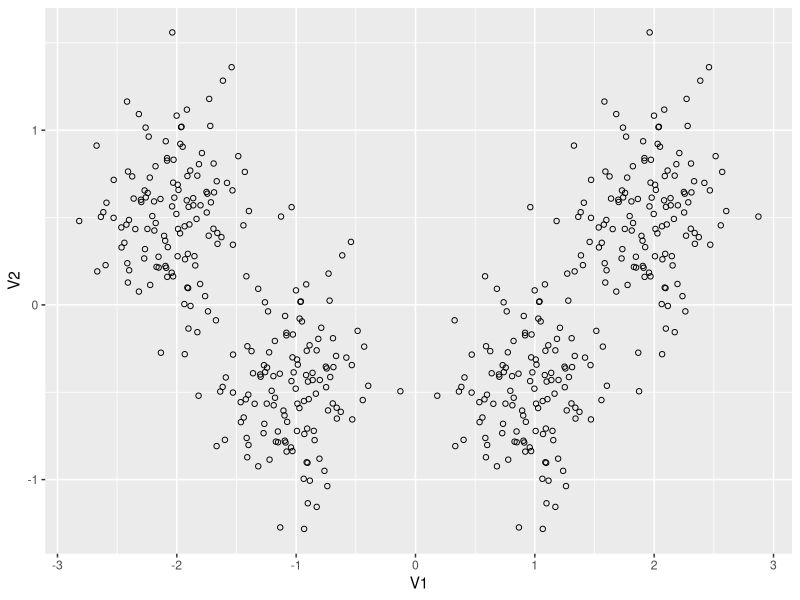
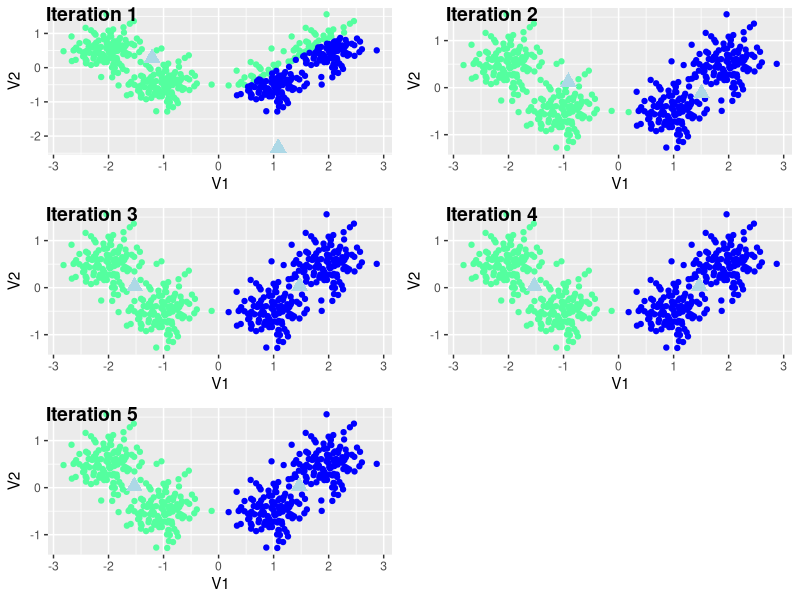
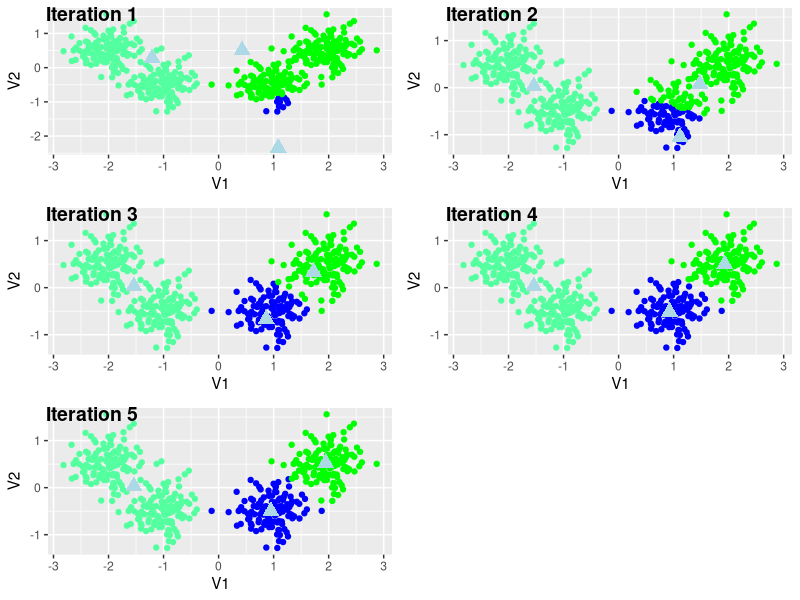
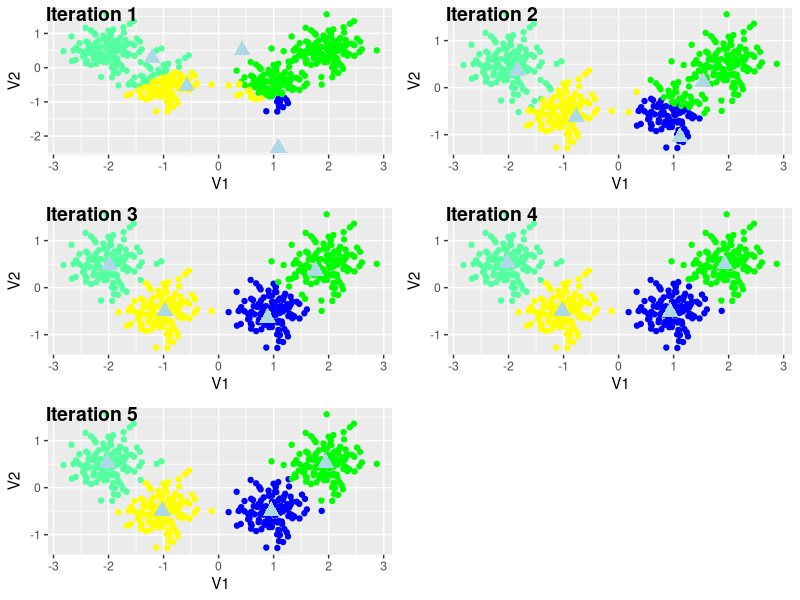
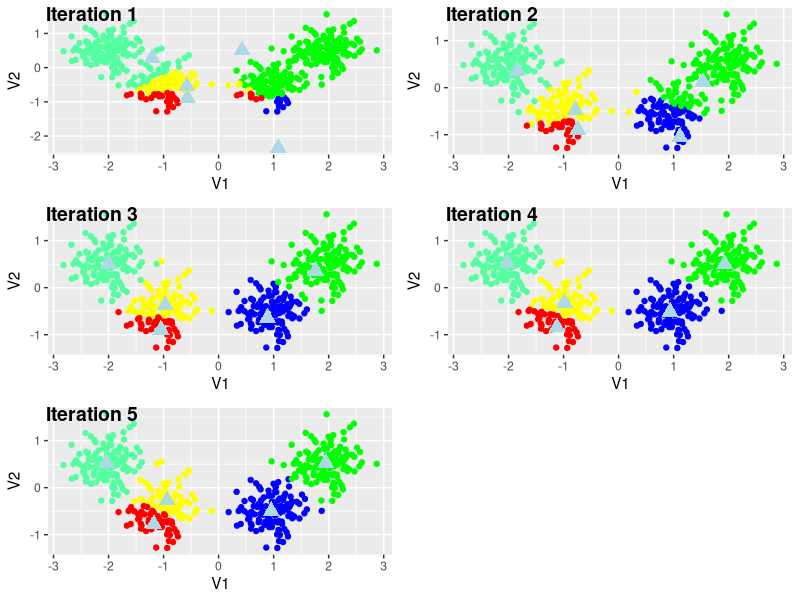
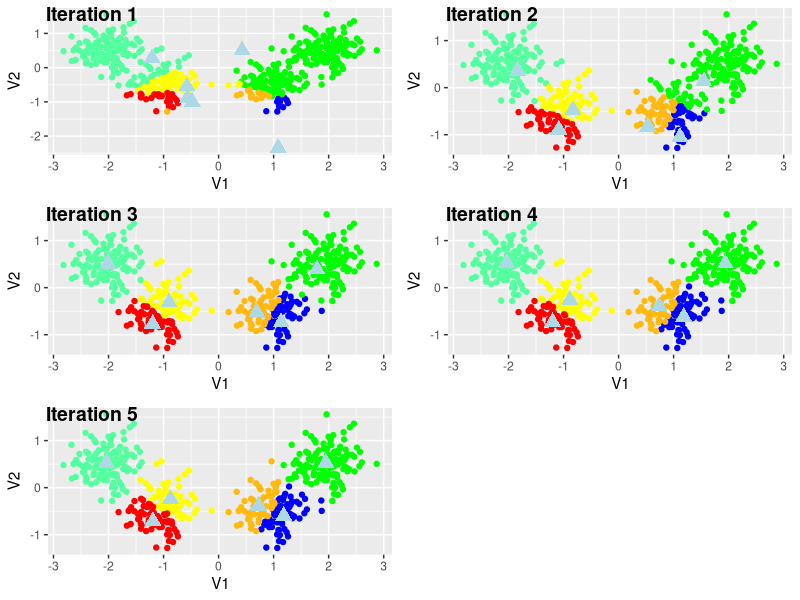
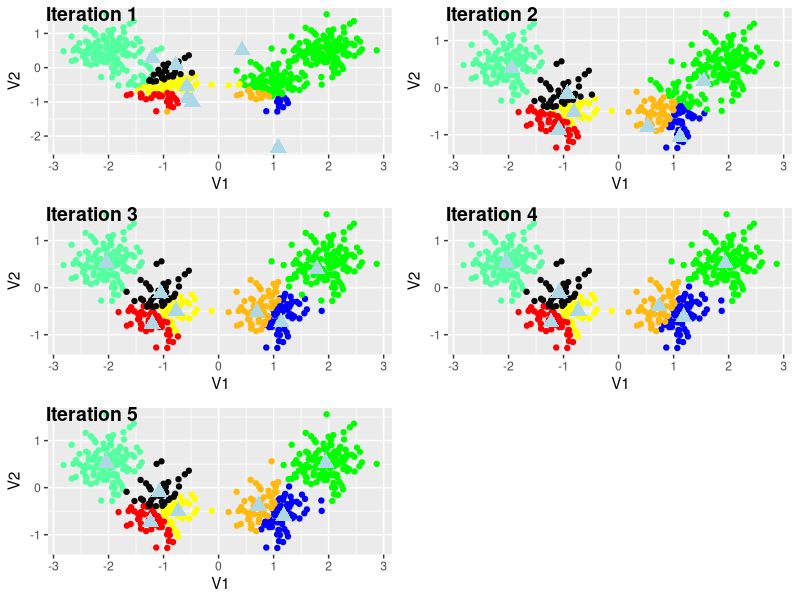
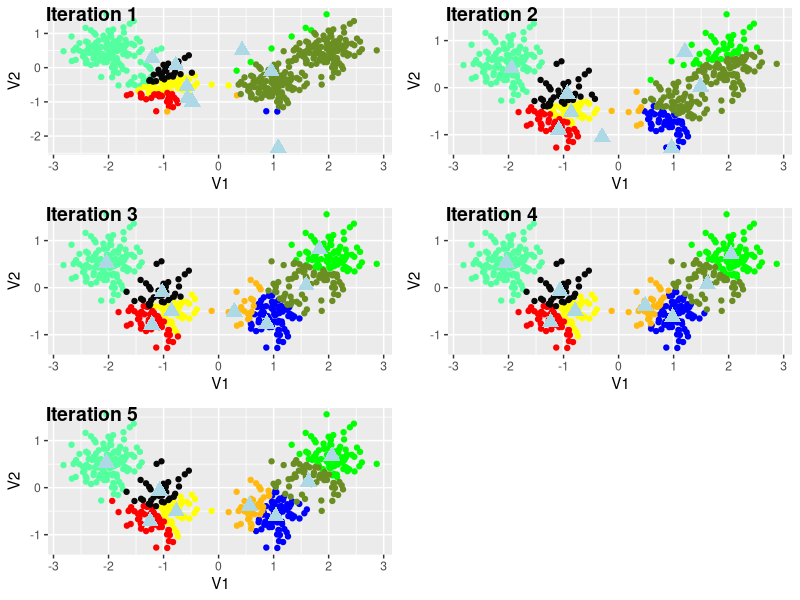

Generate these figures, in order, with R: (Note: this script raises an error after producing the figures.)
## ---- chunk 1
knitr::opts_chunk$set(echo = TRUE)
knitr::opts_knit$set(root.dir = "/Users/maxand22/Google Drive/Humboldt/4. Semester/Machine Intelligence II/Machine_Intelligence_II/hw9/")
knitr::opts_chunk$set(error = TRUE)
knitr::opts_chunk$set(tidy.opts=list(width.cutoff=60),tidy=TRUE)
## ---- chunk 2

library(ggplot2)

#install.packages("RColorBrewer")
library(RColorBrewer)

library(gridExtra)

#install.packages("cowplot")
library(cowplot)

install.packages("deldir", dependencies=TRUE)
library(deldir)
## ---- chunk 3

X <- t(as.matrix((read.table("cluster.dat", header=FALSE))))
ggplot(as.data.frame(X), aes(x=V1, y=V2))  + geom_point(shape=1)

## ---- chunk 4
#K <- 2
#tmax <- 5

wq_matrix <- function(X, K){
  wq <- matrix(0, nrow = K, ncol = ncol(X))
  set.seed(1234)
  for(i in 1:K){
      wq[i,] <- rnorm(ncol(X),mean(X))
  }
  return(wq)
}

#wq <- wq_matrix(X,K)
## ---- chunk 5
#calculate euclidian distrance, allgemein gültig for K > 2
euclidian_distances <- function(X, wq, K){
  euclidian_matrix <- matrix(0, nrow = nrow(X), ncol = K)

  for(i in 1:nrow(X)){
    for(j in 1:K){
      euclidian_matrix[i,j] <- sqrt(sum((X[i,] - wq[j,] )^2))
    }
  }
  return(euclidian_matrix)
}

#euclidian_distance_matrix <- euclidian_distances(X, wq, K)

#mq assign all datapoints to their closest prototype where the columns represent the prototype and the row equals the data point, allgemein gültig for K > 2
mq_matrix <- function(euclidian_distance_matrix){
  mq <- matrix(0, nrow = nrow(euclidian_distance_matrix), ncol = ncol(euclidian_distance_matrix))
  
  for(i in 1:nrow(euclidian_distance_matrix)){
    c <- which.min(euclidian_distance_matrix[i,])
    mq[i,c] <- 1
  }
  return(mq)
}

#mq <- mq_matrix(euclidian_distance_matrix)

## ---- chunk 6
wq_update <- function(X, mq){
  wq_u <- matrix(0, nrow = ncol(mq), ncol = ncol(X))

  for (i in 1:ncol(mq)){
    for(j in 1:ncol(X))
    {
      wq_u[i,j] <- (t(mq[,i])%*%(X[,j]))/(sum(mq[,i]))
    }
    
  }
  return(wq_u)
}

#wq_1 <- wq_update(X,mq)

## ---- chunk 7
cluster_points <- function(X, K, mq){
  cluster_points_list <- rep(list(matrix(1, nrow = nrow(X), ncol = X)),K)
  
  for(k in 1:K){
    m <- matrix(mq[,k] , nrow(mq) , ncol = ncol(X) )
    cluster_points_list[[k]] <- m*X
  }
  return(cluster_points_list)
}

#wq_1 <- wq_update(X,mq)

## ---- chunk 8
error_function <- function(X,wq,mq,K){
  s <- matrix(0, 1,ncol = K)
  
  for(q in 1:K){
    
    for(a in 1:nrow(X)){
      
      s <- s + mq[a,q]*(abs(X[a,]-wq[q,])^2)
      
    }
    
  }
  s <- (s/(2*nrow(X)))
  return(s)
}


## ---- chunk 9
k_means_clustering <- function(X, K, tmax){
  
  #before get started, save the solution for each iteration in memory
  wq_memory <- rep(list(wq_matrix(X,K)),tmax+1)
  euclidian_distance_matrix_memory <- rep(list(euclidian_distances(X, wq_matrix(X,K), K)),tmax)
  mq_memory <- rep(list(matrix(1, nrow = nrow(X), ncol = K)),tmax)
  
  cluster_memory <- rep(list(matrix(1, nrow = nrow(X), ncol = K)),tmax)
  error_memory <- rep(list(matrix(0, nrow = 1, ncol = ncol(X))),tmax)
  
  #Initialization –
  #initial prototypes wq randomly around the data set mean
  wq_memory[[1]] <- wq_matrix(X,K)
  
  #Optimization –
  #Each iteration should contain the fol- lowing two steps
  for(t in 1:tmax){
    
    #assign all datapoints to their closest prototype
    
    # - calculate euclidian distrance
    euclidian_distance_matrix_memory[[t]] <- euclidian_distances(X, wq_memory[[t]], K)
    # - mq assign all datapoints to their closest prototype
    mq_memory[[t]] <- mq_matrix(euclidian_distance_matrix_memory[[t]])
    
    #re-compute the new positions of the prototypes for this assignment
    wq_memory[[t+1]] <- wq_update(X,mq_memory[[t]])
    
    #calculate cluster points belonging to either one of the K Cluster
    cluster_memory[[t]] <- cluster_points(X,K,mq_memory[[t]])
    
    error_memory[[t]] <- error_function(X, wq_memory[[t+1]], mq_memory[[t]], K)
  }
  
  return_list <- list("wq_memory" = wq_memory, "euclidian_distance_matrix_memory" = euclidian_distance_matrix_memory, "mq_memory" = mq_memory, "cluster_memory" = cluster_memory, "error_memory" = error_memory)
  return(return_list)
}

## ---- chunk 10
K_list <- list(2, 3, 4, 5, 6, 7, 8)
tmax <- 5

cluster_list <- rep(list(k_means_clustering(X,K_list[[1]],tmax)),length(K_list))

for(k in 1:length(K_list)){
  cluster_list[[k]] <- k_means_clustering(X,K_list[[k]],tmax)
}

#cluster point solution for the first k in list (here K =2) for the third iteration and the position of data points in the second cluster
#head(cluster_list[[1]]$cluster_memory[[3]][[2]])
head(as.data.frame(cluster_list[[1]]$cluster_memory[[3]][[2]]))
## ---- chunk 11
#For K = 2

col <- c("seagreen1", "blue", "green", "yellow", "red", "darkgoldenrod1", "gray3", "olivedrab")

plot_cluster <- function(cluster_list, K,t){

  wq <- as.data.frame(cluster_list[[K]]$wq_memory[[t]])
  
  for(k in 1:length(cluster_list[[K]]$cluster_memory[[t]])){
    s <- as.data.frame(cluster_list[[K]]$cluster_memory[[t]][[k]])
    s <- s[!(apply(s, 1, function(y) any(y == 0))),]
  
    if(k == 1){
      p <- ggplot() + geom_point(data = s, aes(x=V1, y=V2), color=col[k])
    }else{
      p <- p + geom_point(data = s, aes(x=V1, y=V2), color=col[k])
    }
  
  }
  
  p <- p + geom_point(data = wq, aes(x=V1, y=V2),shape=17, size = 4, color='lightblue')
  
  return(p)
  
}
  
#pink <- plot_cluster(1,1)
#pink

plot_cluster_iteration <- function(K){
  
  K1<- plot_cluster(cluster_list, K,1)
  K2<- plot_cluster(cluster_list, K,2)
  K3<- plot_cluster(cluster_list, K,3)
  K4<- plot_cluster(cluster_list, K,4)
  K5<- plot_cluster(cluster_list, K,5)
  
  plot_grid(K1, K2,K3,K4,K5, labels=c("Iteration 1", "Iteration 2", "Iteration 3", "Iteration 4", "Iteration 5"), ncol = 2, nrow = 3)

}

plot_cluster_iteration(1)
plot_cluster_iteration(2)
plot_cluster_iteration(3)
plot_cluster_iteration(4)
plot_cluster_iteration(5)
plot_cluster_iteration(6)
plot_cluster_iteration(7)
## ---- chunk 12
xy <- (matrix(0, nrow = tmax,ncol = 2))

for(k in 1:length(cluster_list)){
  for(i in 1:length(cluster_list[[1]]$error_memory)){
    xy[i,1] <- cluster_list[[k]]$error_memory[[i]][,1]
    xy[i,2] <- cluster_list[[k]]$error_memory[[i]][,2]
  }
  xy <- as.data.frame(xy)
  print(ggplot(data = xy)
        + geom_line(aes(x=1:tmax, y=V1), color="seagreen1") 
        + geom_line(aes(x=1:tmax, y=V2), color="darkgoldenrod1")
        + labs(x = "iterations t", y = "Error")
        + ggtitle(paste0("Error for K = ", k)))
}

#plot_grid(E2,E3,E4,E5,E6,E7,E8, labels=c("K 2", "K 3", "K 4", "K 5", "K 6","K 7","K 8"), ncol = 2, nrow = 3)

## ---- chunk 13

set.seed(2342)
X_new_x <- rnorm(50, mean(X), 1)
X_new_y <- rnorm(50, mean(X), 1)
  
for(k in 1:length(cluster_list)){
    wq <- (matrix(0, nrow = length(cluster_list[[k]]$wq_memory[[tmax+1]]),ncol = 2))
  
    wq[,1] <- cluster_list[[k]]$wq_memory[[tmax+1]][,1]
    wq[,2] <- cluster_list[[k]]$wq_memory[[tmax+1]][,2]
    
    vtess <- deldir(wq[,1], wq[,2])
    plot(wq[,1], wq[,2], type="n", asp=1)
    points(wq[,1], wq[,2], pch=20, col="lightblue", cex=0.5)
    points(X_new_x, X_new_y, pch=20, col="red", cex=0.5)
    points(X[,1], X[,2], pch=20, col="seagreen1", cex=0.5)
    plot(vtess, wlines="tess", wpoints="none", number=FALSE, add=TRUE, lty=1)
    
}
